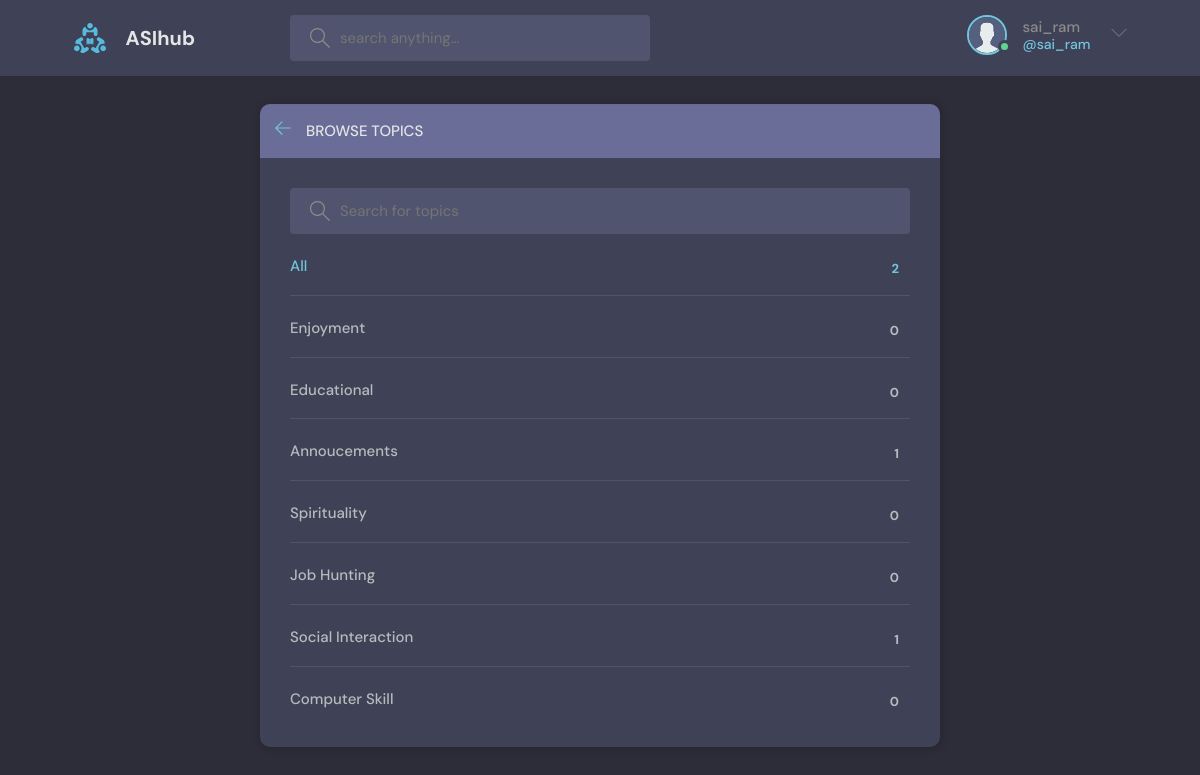
The app's page /topics/ (signed in) with its own data.
### base/models.py (models this page shows, shortened)
class Profile(models.Model):
    user = models.OneToOneField(User , on_delete=models.CASCADE)
    bio = models.TextField(max_length=400, null=True , blank=True)
    profile_pic = models.ImageField(default = 'avatar.svg' , upload_to = 'images/')

class Topic(models.Model):
    name = models.CharField(max_length=100)
    rooms_count = models.IntegerField(default=0)
    created = models.DateTimeField(auto_now_add=True)
    updated = models.DateTimeField(auto_now=True)

### base/views.py (the view)
# urls.py: path('topics/',views.topicsPage , name= 'topics'),
def topicsPage(request):
    query = request.GET.get('q') if request.GET.get('q')!=None else ''
    topics = Topic.objects.all().filter(name__contains = query)
    count = Room.objects.all().count()
    return render(request , 'base/topics.html' , {'topics' : topics , 'count':count})

### base/templates/base/topics.html (shortened to what this page needs)
{% extends 'index.html' %}
{% block content %}
<main class="create-room layout">
  <div class="container">
    <div class="layout__box">
      <div class="layout__boxHeader">
        <div class="layout__boxTitle">
          <a href="{% url 'home' %}">
            <svg version="1.1" xmlns="http://www.w3.org/2000/svg" width="32" height="32" viewBox="0 0 32 32">
              <title>arrow-left</title>
              <path
                d="M13.723 2.286l-13.723 13.714 13.719 13.714 1.616-1.611-10.96-10.96h27.625v-2.286h-27.625l10.965-10.965-1.616-1.607z"
              ></path>
            </svg>
          </a>
          <h3>Browse Topics</h3>
        </div>
      </div>
      <div class="topics-page layout__body">
        <form class="header__search">
          <label>
            <input name="q" placeholder="Search for topics" />
          </label>
        </form>
        <ul class="topics__list">
          <li>
            <a href="{% url 'home' %}" class="active">All <span> {{count}} </span></a>
          </li>
          {% for topic in topics %}
          <li>
            <a href="{% url 'home' %}?q={{topic.name}}"> {{topic.name}} <span> {{topic.room_set.all.count}} </span></a>
          </li>
          {% endfor %}
        </ul>
      </div>
    </div>
  </div>
</main>
{% endblock content %}

### templates/navbar.html (shortened to what this page needs)
{% load static %}
<header class="header header--loggedIn">
    <div class="container">
      <a href="{% url 'home' %}" class="header__logo">
        <img src="{% static 'images/logo.svg' %}" />
        <h1>ASIhub</h1>
      </a>
      <form method="GET" action="{% url 'home' %}" class="header__search">
        <label>
          <input type="search" name="q" id="q" placeholder="search anything..." >
        </label>
      </form>
      <nav class="header__menu">
        {% if request.user.is_authenticated %}
        <div class="header__user">
            <a href="{% url 'profile' request.user.id %}">
              <div class="avatar avatar--medium active">
                <img src=" {{request.user.profile.profile_pic.url}} " />
              </div>
              <p>{{request.user.username}} <span>@{{request.user.username}}</span></p>
            </a>
            <button class="dropdown-button">
              <svg version="1.1" xmlns="http://www.w3.org/2000/svg" width="32" height="32" viewBox="0 0 32 32">
                <title>chevron-down</title>
                <path d="M16 21l-13-13h-3l16 16 16-16h-3l-13 13z"></path>
              </svg>
            </button>
          </div>
        {% else %}
           <a href="{% url 'login' %}">
          <img src="{% static 'images/avatar.svg' %}" />
          <p>Login</p>
        </a>
        {% endif %}
      </nav>
    </div>
  </header>

### static/styles/main.css (style rules this page uses)
:root { --color-main: #71c6dd; --color-main-light: #e1f6fb; --color-dark: #3f4156; --color-dark-medium: #51546e; --color-dark-light: #696d97; --color-light: #e5e5e5; --color-gray: #8b8b8b; --color-light-gray: #b2bdbd; --color-bg: #2d2d39; --color-success: #5dd693; --color-error: #fc4b0b; }
* { font-family: "DM Sans", -apple-system, BlinkMacSystemFont, "Segoe UI", Roboto, Oxygen, Ubuntu, Cantarell, "Open Sans", "Helvetica Neue", sans-serif; margin: 0; padding: 0; box-sizing: border-box; text-rendering: optimizeLegibility; font-size: inherit; }
html { font-size: 56.25%; }
@media only screen and (min-width: 1200px) { html { font-size: 62.5%; } }
body { line-height: 1.6; font-weight: 400; font-size: 1.5rem; color: var(--color-light-gray); background-color: var(--color-bg); min-height: 100vh; }
img { width: 100%; }
a { display: inline-block; color: var(--color-main); text-decoration: none; }
.container { max-width: 120rem; width: 90%; margin: auto; }
.avatar { position: relative; display: inline-block; border-radius: 50%; border: 2px solid var(--color-main); }
.avatar img { display: block; border-radius: 50%; object-fit: cover; object-position: center; }
.avatar::after { content: ""; display: block; position: absolute; background-color: var(--color-gray); z-index: 111; border-radius: 50%; border: 0.3rem solid var(--color-dark); }
.avatar.active::after { background-color: var(--color-success); }
.avatar.avatar--medium img { width: 3.6rem; height: 3.6rem; border-radius: 50%; }
.avatar.avatar--medium:after { width: 0.7rem; height: 0.7rem; bottom: 0px; right: -6px; }
.header { padding: 1.5rem; background-color: var(--color-dark); }
.header > .container { display: flex; gap: 9.5rem; }
.header__logo, .header__user { display: flex; gap: 2rem; align-items: center; }
.header__logo > img { height: 3.2rem; width: 3.2rem; }
.header__logo > h1 { font-weight: 700; font-size: 2rem; color: var(--color-light); }
.header__search > label { background-color: var(--color-dark-medium); padding: 1.3rem 1rem; display: flex; align-items: center; gap: 1rem; border-radius: 4px; }
.header__search svg { fill: var(--color-gray); width: 2rem; height: 2rem; margin-left: 1rem; }
.header__search input { width: 30rem; background: transparent; border: none; outline: none; color: var(--color-light); }
.header__menu { margin-left: auto; position: relative; }
.header__menu a { display: flex; gap: 1.5rem; align-items: center; font-weight: 500; text-decoration: none; color: var(--color-gray); }
.header__menu img { height: 3.6rem; }
.header__menu p { line-height: 1.2; }
.header__menu span { color: var(--color-main); font-weight: 500; font-size: 1.4rem; display: block; }
.header__menu svg { width: 1.6rem; height: 1.6rem; fill: var(--color-dark-light); }
.dropdown-button { background: transparent; border: 0; outline: 0; cursor: pointer; }
.layout { margin-top: 2.4rem; }
.layout > .container { display: flex; justify-content: space-between; align-items: flex-start; }
.layout__box { width: 90%; max-width: 48rem; min-height: 40rem; position: absolute; top: 50%; left: 50%; transform: translate(-50%, -46%); background-color: var(--color-dark); border-radius: 1rem; box-shadow: 1px 1px 6px 3px rgba(0, 0, 0, 0.1); overflow: hidden; }
.layout__boxHeader { display: flex; padding: 1.5rem; background-color: var(--color-dark-light); }
.layout__boxTitle { display: flex; gap: 1.5rem; align-items: center; }
.layout__boxTitle h3 { text-transform: uppercase; font-weight: 500; color: var(--color-light); }
.layout__boxTitle svg { width: 1.6rem; height: 1.6rem; fill: var(--color-main); }
.layout__body { margin: 3rem; }
.topics__list { list-style: none; }
.topics__list li a { display: flex; justify-content: space-between; margin-bottom: 3rem; font-weight: 500; color: var(--color-light-gray); transition: all 0.3s ease-in-out; }
.topics__list li a.active, .topics__list li a:hover { color: var(--color-main); }
.topics__list li a span { padding: 0.5rem 1rem; background-color: var(--color-dark); border-radius: 3px; font-size: 1.3rem; font-weight: 700; letter-spacing: 1px; }
.topics-page .topics__list li:not(:last-child) a { margin: 2rem 0; padding-bottom: 1rem; text-decoration: none; border-bottom: 1px solid var(--color-dark-medium); }
.topics-page .header__search { display: block; }
.create-room.layout .layout__box { max-width: 68rem; }

### records on screen
Topic: name "Enjoyment", room_set.all.count "0"
Topic: name "Educational", room_set.all.count "0"
Topic: name "Annoucements", room_set.all.count "1"
Topic: name "Spirituality", room_set.all.count "0"
Topic: name "Job Hunting", room_set.all.count "0"
Topic: name "Social Interaction", room_set.all.count "1"
Topic: name "Computer Skill", room_set.all.count "0"

### other values on screen
{{ request.user.username }} "sai_ram"
{{ count }} "2"
